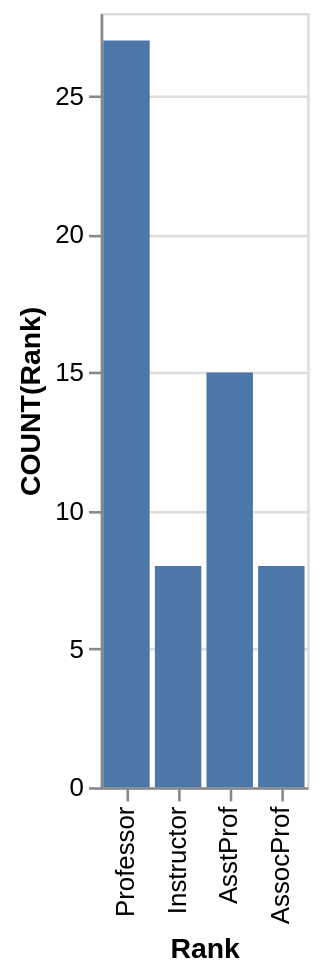

The Vega-Lite source for this figure:
### Vega-Lite specification from a JSON file in a GitHub repository (floating-point values rounded to 4 significant figures)
{"data": {"values": [{"x_data": "Professor", "y_data": 27}, {"x_data": "Instructor", "y_data": 8}, {"x_data": "AsstProf", "y_data": 15}, {"x_data": "AssocProf", "y_data": 8}]}, "mark": "bar", "encoding": {"x": {"field": "x_data", "type": "nominal", "title": "Rank", "sort": "descending"}, "y": {"field": "y_data", "type": "quantitative", "title": "COUNT(Rank)"}}}
